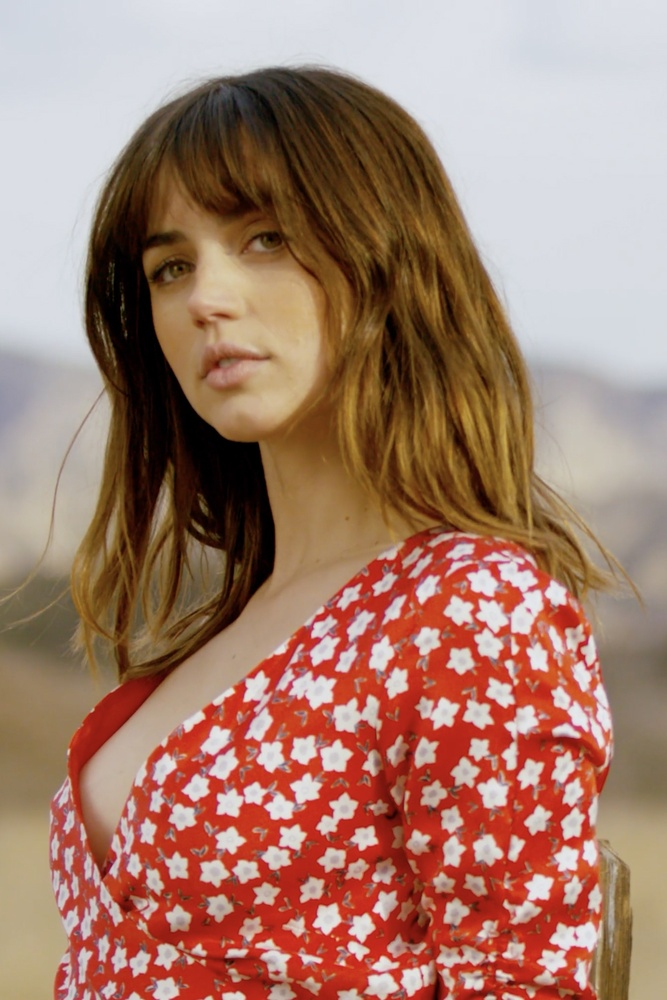
#> input picture face_recognition/photographs/Ana De Armas/1.jpg, 667 x 1000 px, shrunk from 960 x 1440 before the run, found by its file name; its folder holds only this picture in this run
$ python 2_faces_train.py
#> lines starting #> are read from the running program, lines starting #| are printed output that depends on the picture
import os
import cv2 as cv
import numpy as np

# Create a list of people (the name of the folders)

# people = ['Ana De Armas', 'Jim Carrey', 'Keanu Reeves', 'Terry Crews', 'Zooey Deschanel']

# You can also create an empty list and loop over every folder

dir = r'D:\OneDrive - UPB\UPB\Cursos\Python\Notebooks\Intro_to_OpenCV\face_recognition\photographs'

people = []

for i in os.listdir(dir):
    people.append(i)
#> pass 2 of the loop `for i in os.listdir(dir):`:

print(people)

features = []
labels = []
haar_cascade = cv.CascadeClassifier('haar_face.xml')


def create_train():
    for person in people:
        path = os.path.join(dir, person)
        label = people.index(person)

        for img in os.listdir(path):
            img_path = os.path.join(path, img)
            img_array = cv.imread(img_path)
#> img_array is the input picture: shape (1000, 667, 3); mean B, G, R 110, 126.2, 163.9
            gray = cv.cvtColor(img_array, cv.COLOR_BGR2GRAY)
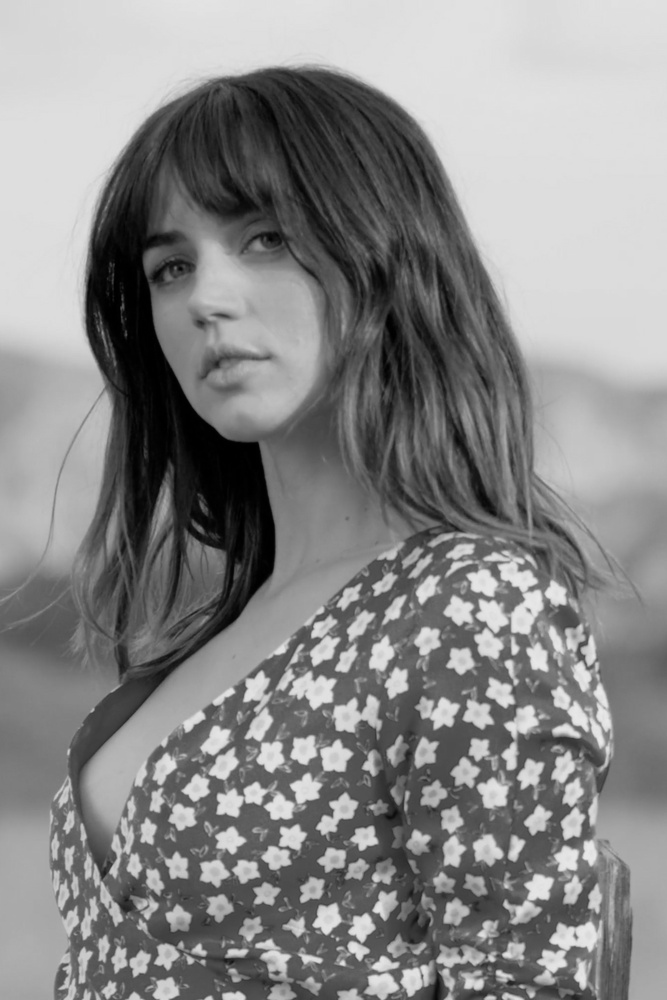
#> gray: shape (1000, 667); min 0, max 235, mean 135.6
            faces_rect = haar_cascade.detectMultiScale(gray, scaleFactor=1.1, minNeighbors=4)
#> faces_rect = [[95, 162, 258, 258]]

            for (x,y,w,h) in faces_rect:
                #faces region of interest
                faces_roi = gray[y:y+h, x:x+w]
                features.append(faces_roi)
                labels.append(label)
#> this loop made 1 pass
#> pass 1, in create_train, `faces_roi = gray[y:y+h, x:x+w]`:
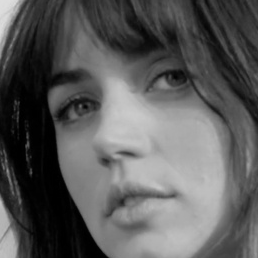
#> faces_roi: shape (258, 258); min 0, max 222, mean 90.4
#> after the loop, features = 1 item; labels = [0]
#> pass 2 of the loop in create_train, `for person in people:`:
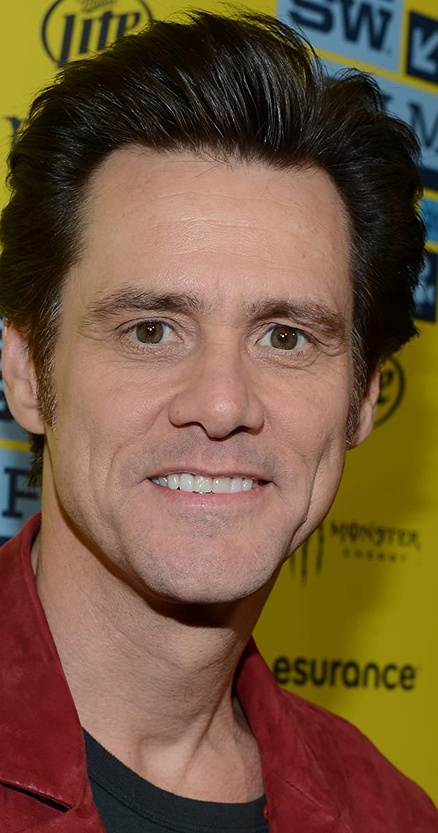
#> input picture face_recognition/photographs/Jim Carrey/1.jpg, 438 x 833 px, shrunk from 630 x 1200 before the run, found by its file name
#> in create_train, img_array is the input picture: shape (833, 438, 3); mean B, G, R 60.8, 86.9, 115.6
#> in create_train, `gray = cv.cvtColor(img_array, cv.COLOR_BGR2GRAY)`:
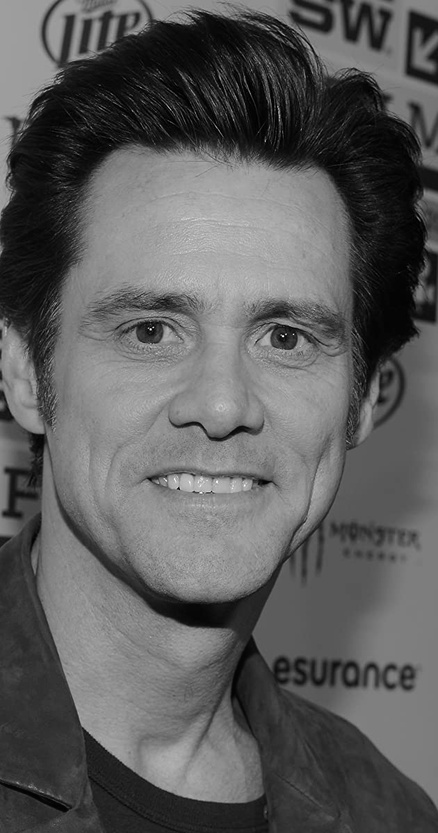
#> gray: shape (833, 438); min 0, max 253, mean 92.5
#> faces_rect = [[46, 201, 343, 343]]
#> the loop in create_train, `for (x,y,w,h) in faces_rect:` made 1 pass
#> pass 1, in create_train, `faces_roi = gray[y:y+h, x:x+w]`:
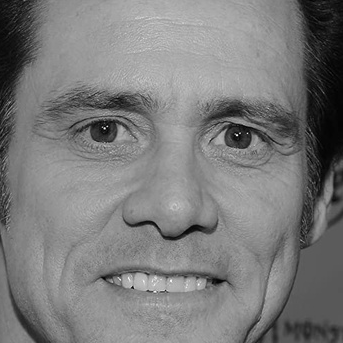
#> faces_roi: shape (343, 343); min 1, max 253, mean 123.1
#> after the loop in create_train, `for (x,y,w,h) in faces_rect:`: features = 2 items; labels = [0, 1]

create_train()
print("Training done ----------")

# print(f'Length of the features = {len(features)}')
# print(f'Length of the labels = {len(labels)}')

features = np.array(features, dtype='object')
labels = np.array(labels)

# LBPH (Local Binary Pattern Histogram) is a Face-Recognition algorithm it is used to recognize the face of a person
face_recognizer = cv.face.LBPHFaceRecognizer_create()

# Train the recognizer on the features list and the labels list
face_recognizer.train(features, labels)

# This is done to avoid training everytime we change the images. We keep a "copy" of the trained model.
face_recognizer.save('face_trained.yml')

np.save('features.npy', features)
np.save('labels.npy', labels)
